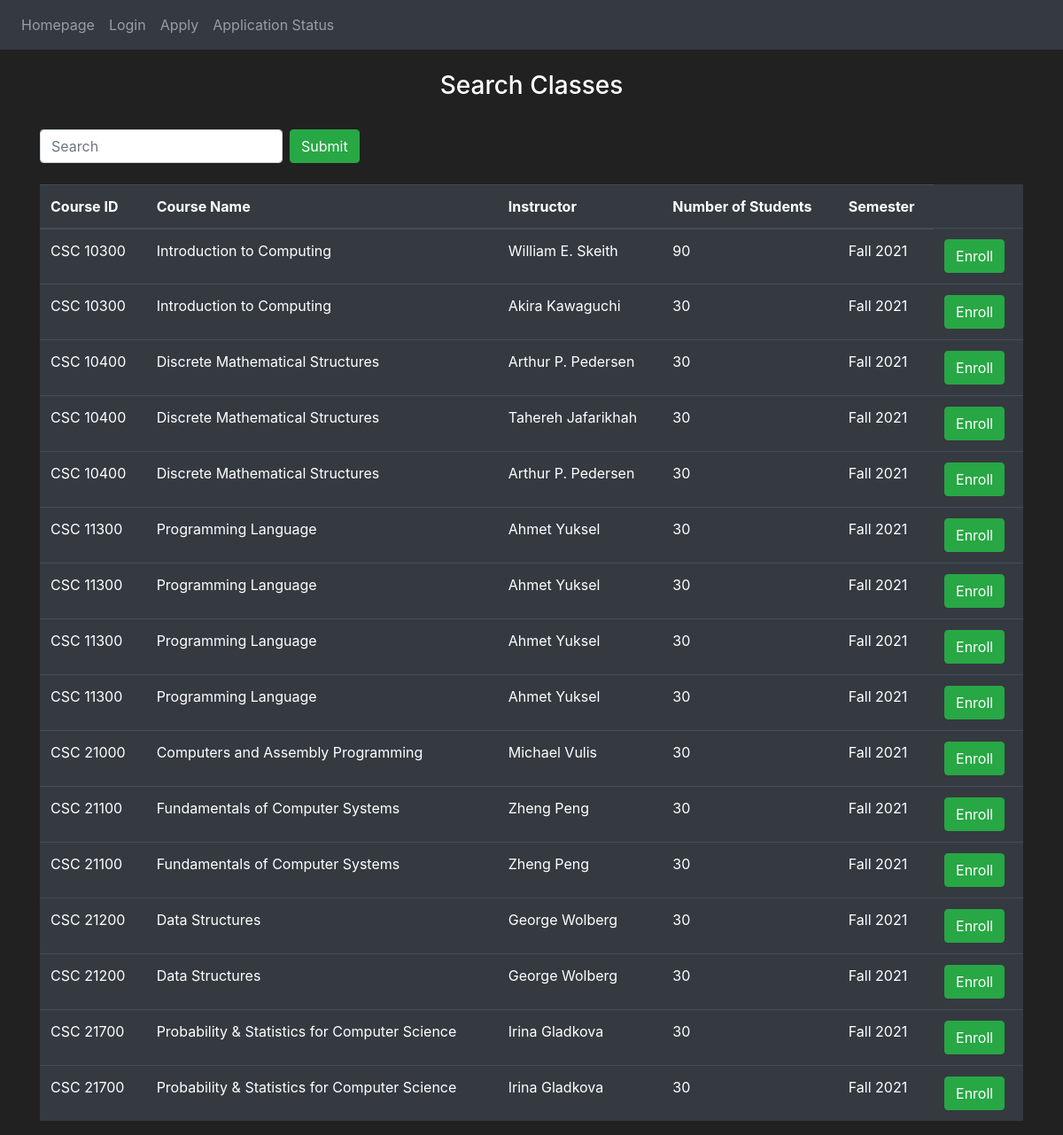
Page /search-classes on the committed database.
### website/models.py (models this page shows)
class Courses(db.Model):
    __tablename__ = 'courses'
    id = db.Column(db.Integer, primary_key=True)
    name = db.Column(db.String(400))
    course_id = db.Column(db.String(400))
    instructor = db.Column(db.String(400))
    semester = db.Column(db.String(400))
    capacity = db.Column(db.Integer)
    user = db.Column(db.Integer, db.ForeignKey('user.id'))

### website/auth.py (the view)
@auth.route('/search-classes', methods=['GET', 'POST'])
def search_classes():
    headings = ("Course ID", "Course Name", "Instructor", "Number of Students", "Semester")
    searchTextField = request.args.get('searchTextField')
    if searchTextField:
        coursesData = Courses.query.filter_by(course_id=searchTextField).order_by(Courses.course_id).all()
    else:
        coursesData = Courses.query.order_by(Courses.course_id).all()
    if request.method == "POST":
        id = request.form.get("enrollbutton")
        print(id)
        course = Courses.query.get(id) # got the course
        courseID = course.id
        courseName = course.name
        courseInstructor = course.instructor
        courseSemester = course.semester
        new_usercourse = UserCourse(name=courseName, course_id=courseID, instructor=courseInstructor, semester=courseSemester)
        db.session.add(new_usercourse)
        db.session.commit()
        return redirect(url_for('auth.search_classes', user=current_user, table_headings=headings, data=coursesData))
    else:
        return render_template("search-classes.html", user=current_user, table_headings=headings, data=coursesData)
    print(request.method)
    return render_template("search-classes.html", user=current_user, table_headings=headings, data=coursesData)

### website/templates/search-classes.html
{% extends "base.html" %} {% block title %}Search Classes{% endblock %} {% block content
%}
<br>
<h3 align="center">{{ user.usertype }} Search Classes</h3>
<br>
<center>
<form class="form-inline my-2 my-lg-0" method="GET">
    <input class="form-control mr-sm-2" type="search" placeholder="Search" name="searchTextField">
    <button class="btn btn-outline btn-success">Submit</button>
</form>
</center>
<br>
<form method="POST">
<table class="table table-hover table-dark" id = "coursetable">
        <thead>
            <tr>
                {% for header in table_headings %}
                <th> {{ header }}</th>
                {% endfor %}
            </tr>
        </thead>
        <tbody>
            <tr>
                {% for courses in data %}
                <td>{{courses.course_id }}</td>
                <td>{{courses.name }}</td>
                <td>{{courses.instructor }}</td>
                <td>{{courses.capacity }}</td>
                <td>{{courses.semester}}</td>
                <td><button class="btn btn-outline btn-success" name="enrollbutton" value="{{ courses.id }}" formmethod="POST" >Enroll</button></td>
            </tr>
        {% endfor %}
        </tbody>
</table>
</form>
{% endblock %}

### website/templates/base.html (shortened to what this page needs)
<!DOCTYPE html>
<html>
  <head>
    <link
      rel="stylesheet"
      href="https://stackpath.bootstrapcdn.com/bootstrap/4.4.1/css/bootstrap.min.css"
    />
    <link
      rel="stylesheet"
      href="https://stackpath.bootstrapcdn.com/font-awesome/4.7.0/css/font-awesome.min.css"
    />
  </head>
  <body>
    <nav class="navbar navbar-expand-lg navbar-dark bg-dark">
      <div class="collapse navbar-collapse" id="navbar">
        <div class="navbar-nav">
          {% if user.is_authenticated %}
          {% if user.usertype == "Student" %}
            <a class="nav-item nav-link" id="student-management" href="/student-management">Management</a>
            {% endif %}
            {% if user.usertype == "Registrar" %}
            <a class="nav-item nav-link" id="registrar-management" href="/registrar-management">Management</a>
            <a class="nav-item nav-link" id="courses-make" href="/courses-make">Course Make</a>
            <a class="nav-item nav-link" id="applications" href="/applications">Applications</a>
            <a class="nav-item nav-link" id="complaints" href="/complaints">Complaints</a>
            {% endif %}
          {% if user.usertype == "Instructor" %}
            <a class="nav-item nav-link" id="instructor-management" href="/instructor-management">Management</a>
            {% endif %}
          <a class="nav-item nav-link" id="logout" href="/logout">Logout</a>
          {% else %}
          <a class="nav-item nav-link" id="homepage" href="/">Homepage</a>
          <a class="nav-item nav-link" id="login" href="/login">Login</a>
          <a class="nav-item nav-link" id="apply" href="/apply">Apply</a>
          <a class="nav-item nav-link" id="applicationStatus" href="/application-status">Application Status</a>
          {% endif %}
        </div>
      </div>
    </nav>
    <div class="container">{% block content %} {% endblock %}</div>
   </body>
  </body>
</html>

### website/templates/base.html (style rules this page uses)
body { background-color: #212121; color: white }

### rows in the picture
Courses: course_id "CSC 10300", name "Introduction to Computing", instructor "William E. Skeith", capacity "90", semester "Fall 2021", {{ courses.id }} 11 (drawn)
Courses: course_id "CSC 10300", name "Introduction to Computing", instructor "Akira Kawaguchi", capacity "30", semester "Fall 2021", {{ courses.id }} 12 (drawn)
Courses: course_id "CSC 10400", name "Discrete Mathematical Structures", instructor "Arthur P. Pedersen", capacity "30", semester "Fall 2021", {{ courses.id }} 4 (drawn)
Courses: course_id "CSC 10400", name "Discrete Mathematical Structures", instructor "Tahereh Jafarikhah", capacity "30", semester "Fall 2021", {{ courses.id }} 13 (drawn)
Courses: course_id "CSC 10400", name "Discrete Mathematical Structures", instructor "Arthur P. Pedersen", capacity "30", semester "Fall 2021", {{ courses.id }} 14 (drawn)
Courses: course_id "CSC 11300", name "Programming Language", instructor "Ahmet Yuksel", capacity "30", semester "Fall 2021", {{ courses.id }} 5 (drawn)
Courses: course_id "CSC 11300", name "Programming Language", instructor "Ahmet Yuksel", capacity "30", semester "Fall 2021", {{ courses.id }} 6 (drawn)
Courses: course_id "CSC 11300", name "Programming Language", instructor "Ahmet Yuksel", capacity "30", semester "Fall 2021", {{ courses.id }} 15 (drawn)
Courses: course_id "CSC 11300", name "Programming Language", instructor "Ahmet Yuksel", capacity "30", semester "Fall 2021", {{ courses.id }} 16 (drawn)
Courses: course_id "CSC 21000", name "Computers and Assembly Programming", instructor "Michael Vulis", capacity "30", semester "Fall 2021", {{ courses.id }} 17 (drawn)
Courses: course_id "CSC 21100", name "Fundamentals of Computer Systems", instructor "Zheng Peng", capacity "30", semester "Fall 2021", {{ courses.id }} 8 (drawn)
Courses: course_id "CSC 21100", name "Fundamentals of Computer Systems", instructor "Zheng Peng", capacity "30", semester "Fall 2021", {{ courses.id }} 18 (drawn)
Courses: course_id "CSC 21200", name "Data Structures", instructor "George Wolberg", capacity "30", semester "Fall 2021", {{ courses.id }} 9 (drawn)
Courses: course_id "CSC 21200", name "Data Structures", instructor "George Wolberg", capacity "30", semester "Fall 2021", {{ courses.id }} 19 (drawn)
Courses: course_id "CSC 21700", name "Probability & Statistics for Computer Science", instructor "Irina Gladkova", capacity "30", semester "Fall 2021", {{ courses.id }} 10 (drawn)
Courses: course_id "CSC 21700", name "Probability & Statistics for Computer Science", instructor "Irina Gladkova", capacity "30", semester "Fall 2021", {{ courses.id }} 20 (drawn)

### other values in the picture
{{ header }} "Course ID" "Course Name" "Instructor" "Number of Students" "Semester"
